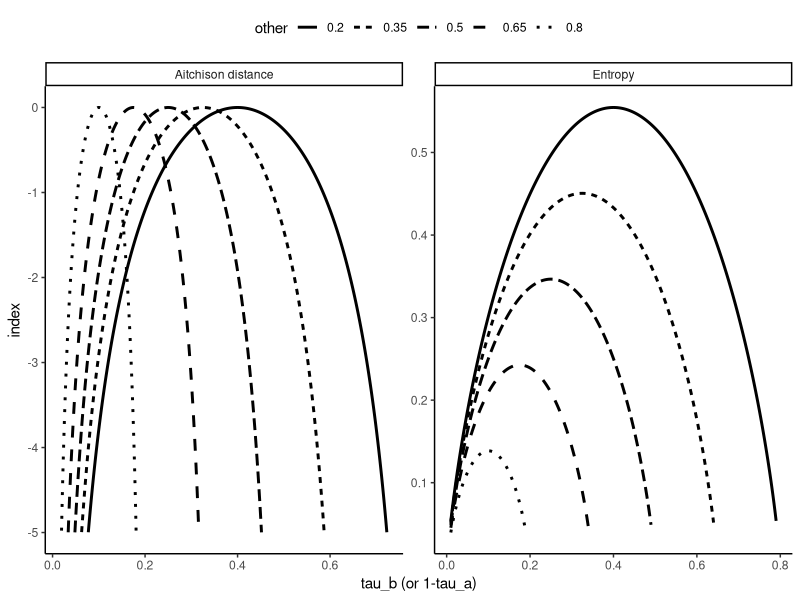
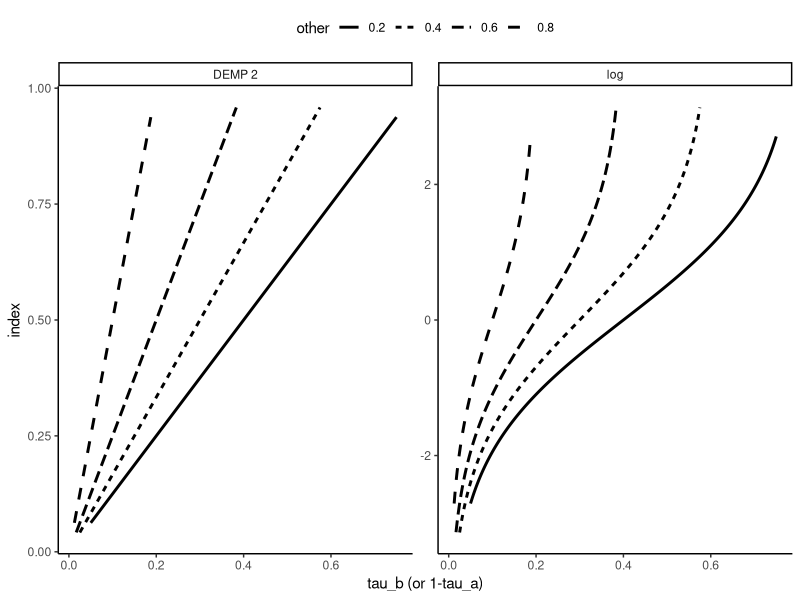
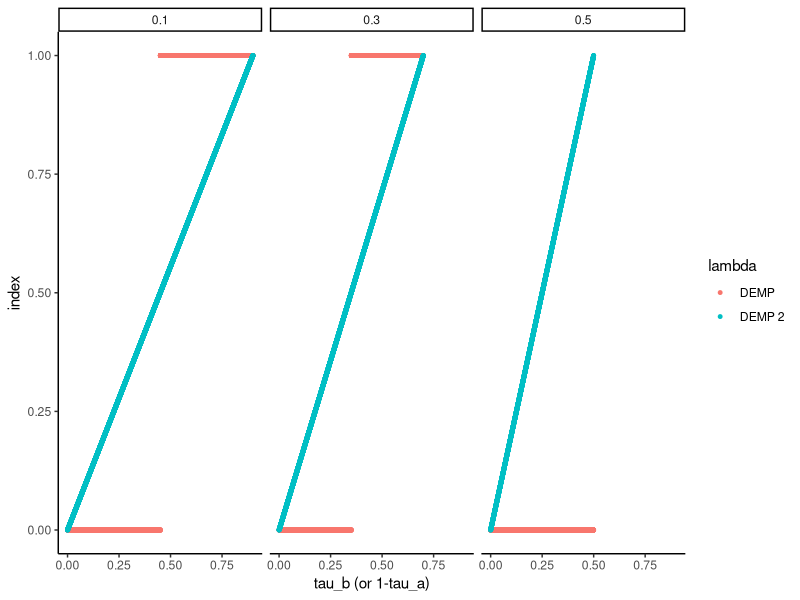
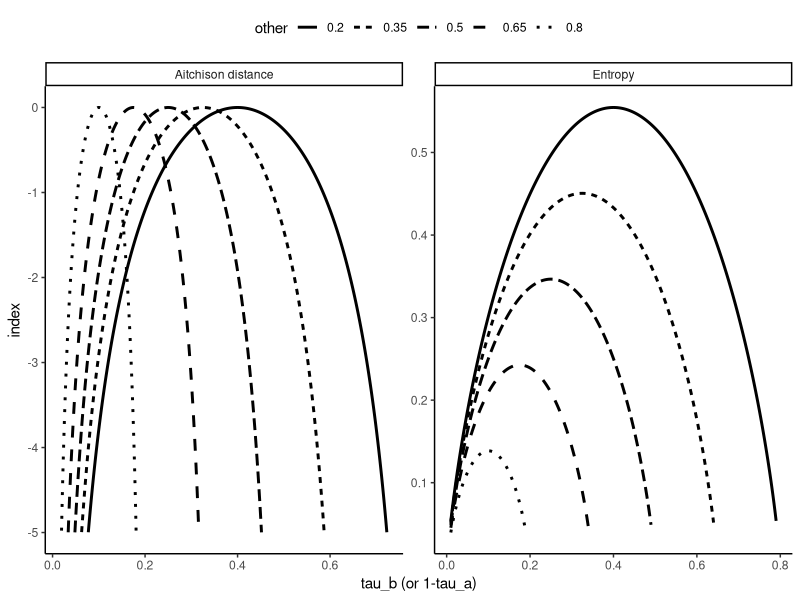
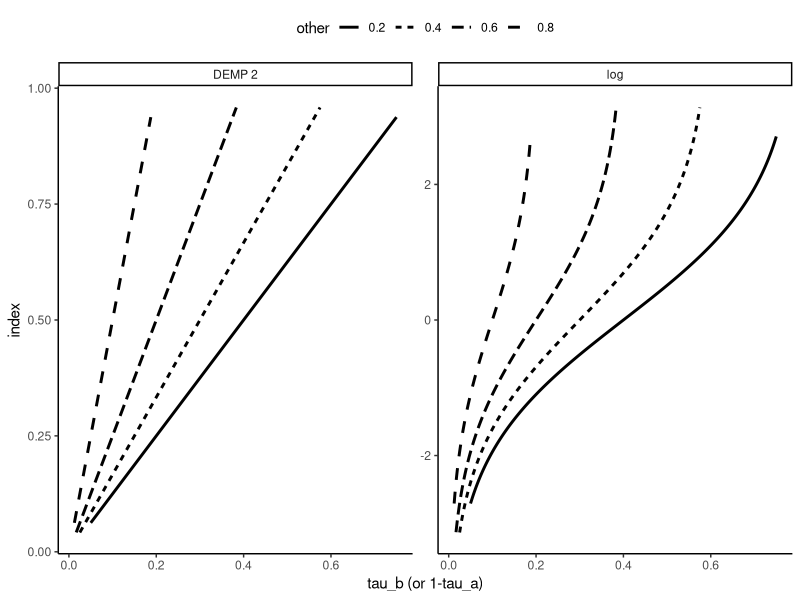

Recreate these plots in R, in order.
library(dplyr)

library(ggplot2)
xlog = function(x) ifelse(x == 0, 0, x * log(x))

epsilon = 0.01
df.entropy = lapply(seq(0.2, 0.8, length.out=5), function(other){
  data_frame(
    tau_a = seq(epsilon, 1-other-epsilon, 0.0001),
    tau_b = 1-other-tau_a,
    index = xlog(tau_a+tau_b) - xlog(tau_a) - xlog(tau_b),
    other = as.character(other),
    lambda = 'Entropy'
  )
}) %>% bind_rows
df.aitchison = lapply(seq(0.2, 0.8, length.out=5), function(other){
  data_frame(
    tau_a = seq(epsilon/other, 1-other-epsilon/other, 0.0001),
    tau_b = 1-other-tau_a,
    index = -log(tau_b/tau_a)^2,
    other = as.character(other),
    lambda = 'Aitchison distance'
  )
}) %>% bind_rows %>% subset(index > -5)
df = bind_rows(df.aitchison, df.entropy)

ggplot() +
  geom_line(data=df, aes(x=tau_b, y=index, linetype=other), size=1) +
  facet_wrap(~lambda, nrow=1, scale='free') +
  theme_classic() +
  theme(legend.position='top') +
  xlab('tau_b (or 1-tau_a)')
ggsave(file='figures/entr_dist.pdf', width = 9.5, height = 4.4)

df.demp2 = lapply(seq(0.2, 0.8, length.out=4), function(other){
  data_frame(
    tau_a = seq(epsilon/other, 1-other-epsilon/other, 0.0001),
    tau_b = 1-other-tau_a,
    index = tau_b/(tau_a+tau_b),
    other = as.character(other),
    lambda = 'DEMP 2'
  )
}) %>% bind_rows 
df.log = lapply(seq(0.2, 0.8, length.out=4), function(other){
  data_frame(
    tau_a = seq(epsilon/other, 1-other-epsilon/other, 0.0001),
    tau_b = 1-other-tau_a,
    index = log(tau_b/tau_a),
    other = as.character(other),
    lambda = 'log'
  )
})%>% bind_rows
df = bind_rows(df.demp2, df.log)

ggplot() +
  geom_line(data=df, aes(x=tau_b, y=index, linetype=other), size=1) +
  facet_wrap(~lambda, nrow=1, scale='free') +
  theme_classic() +
  theme(legend.position='top') +
  xlab('tau_b (or 1-tau_a)')
ggsave(file='figures/demp2_log.pdf', width = 9.5, height = 4.4)

df.demp = lapply(c(0.5, 0.3, 0.1), function(other){
  data_frame(
    tau_a = seq(0, 1-other, 0.0001),
    tau_b = 1-other-tau_a,
    index = as.numeric(tau_b > tau_a & tau_b > other),
    other = as.character(other),
    lambda = 'DEMP'
  )
}) %>% bind_rows
df.demp2 = lapply(c(0.5, 0.3, 0.1), function(other){
  data_frame(
    tau_a = seq(0, 1-other, 0.0001),
    tau_b = 1-other-tau_a,
    index = tau_b/(tau_a+tau_b),
    other = as.character(other),
    lambda = 'DEMP 2'
  )
}) %>% bind_rows 

df = bind_rows(df.demp, df.demp2)
ggplot() +
  geom_point(data=df, aes(x=tau_b, y=index, col=lambda), size=1) +
  facet_wrap(~other, nrow=1) +
  theme_classic() +
  xlab('tau_b (or 1-tau_a)')
